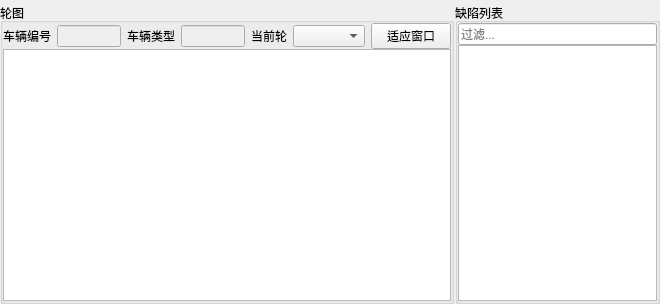
<?xml version="1.0" encoding="UTF-8"?>
<ui version="4.0">
 <class>PanelDefect</class>
 <widget class="QDockWidget" name="PanelDefect">
  <property name="geometry">
   <rect>
    <x>0</x>
    <y>0</y>
    <width>660</width>
    <height>304</height>
   </rect>
  </property>
  <property name="sizePolicy">
   <sizepolicy hsizetype="Expanding" vsizetype="Preferred">
    <horstretch>0</horstretch>
    <verstretch>0</verstretch>
   </sizepolicy>
  </property>
  <property name="windowTitle">
   <string>缺陷视图</string>
  </property>
  <widget class="QWidget" name="dockWidgetContents">
   <layout class="QGridLayout" name="gridLayout_3">
    <property name="leftMargin">
     <number>0</number>
    </property>
    <property name="topMargin">
     <number>3</number>
    </property>
    <property name="rightMargin">
     <number>0</number>
    </property>
    <property name="bottomMargin">
     <number>0</number>
    </property>
    <property name="spacing">
     <number>0</number>
    </property>
    <item row="0" column="0">
     <widget class="QSplitter" name="splitter">
      <property name="orientation">
       <enum>Qt::Horizontal</enum>
      </property>
      <property name="handleWidth">
       <number>1</number>
      </property>
      <property name="childrenCollapsible">
       <bool>false</bool>
      </property>
      <widget class="QGroupBox" name="wheelGroup">
       <property name="title">
        <string>轮图</string>
       </property>
       <layout class="QGridLayout" name="gridLayout_2">
        <property name="leftMargin">
         <number>0</number>
        </property>
        <property name="topMargin">
         <number>0</number>
        </property>
        <property name="rightMargin">
         <number>0</number>
        </property>
        <property name="bottomMargin">
         <number>0</number>
        </property>
        <property name="spacing">
         <number>0</number>
        </property>
        <item row="0" column="0">
         <layout class="QHBoxLayout" name="horizontalLayout" stretch="0,0,0,0,0,0,0,0">
          <property name="spacing">
           <number>6</number>
          </property>
          <item>
           <widget class="QLabel" name="trainIdLabel">
            <property name="sizePolicy">
             <sizepolicy hsizetype="Fixed" vsizetype="Fixed">
              <horstretch>0</horstretch>
              <verstretch>0</verstretch>
             </sizepolicy>
            </property>
            <property name="text">
             <string>车辆编号</string>
            </property>
           </widget>
          </item>
          <item>
           <widget class="QLineEdit" name="trainId">
            <property name="enabled">
             <bool>false</bool>
            </property>
            <property name="sizePolicy">
             <sizepolicy hsizetype="Preferred" vsizetype="Fixed">
              <horstretch>0</horstretch>
              <verstretch>0</verstretch>
             </sizepolicy>
            </property>
           </widget>
          </item>
          <item>
           <widget class="QLabel" name="trainIdLabel_2">
            <property name="sizePolicy">
             <sizepolicy hsizetype="Fixed" vsizetype="Fixed">
              <horstretch>0</horstretch>
              <verstretch>0</verstretch>
             </sizepolicy>
            </property>
            <property name="text">
             <string>车辆类型</string>
            </property>
           </widget>
          </item>
          <item>
           <widget class="QLineEdit" name="trainType">
            <property name="enabled">
             <bool>false</bool>
            </property>
            <property name="sizePolicy">
             <sizepolicy hsizetype="Preferred" vsizetype="Fixed">
              <horstretch>0</horstretch>
              <verstretch>0</verstretch>
             </sizepolicy>
            </property>
           </widget>
          </item>
          <item>
           <widget class="QLabel" name="wheelLabel">
            <property name="sizePolicy">
             <sizepolicy hsizetype="Fixed" vsizetype="Fixed">
              <horstretch>0</horstretch>
              <verstretch>0</verstretch>
             </sizepolicy>
            </property>
            <property name="text">
             <string>当前轮</string>
            </property>
           </widget>
          </item>
          <item>
           <widget class="QComboBox" name="wheel"/>
          </item>
          <item>
           <spacer name="horizontalSpacer">
            <property name="orientation">
             <enum>Qt::Horizontal</enum>
            </property>
            <property name="sizeHint" stdset="0">
             <size>
              <width>40</width>
              <height>20</height>
             </size>
            </property>
           </spacer>
          </item>
          <item>
           <widget class="QPushButton" name="resize">
            <property name="sizePolicy">
             <sizepolicy hsizetype="Fixed" vsizetype="Fixed">
              <horstretch>0</horstretch>
              <verstretch>0</verstretch>
             </sizepolicy>
            </property>
            <property name="text">
             <string>适应窗口</string>
            </property>
           </widget>
          </item>
         </layout>
        </item>
        <item row="1" column="0">
         <widget class="QGraphicsView" name="wheels">
          <property name="dragMode">
           <enum>QGraphicsView::RubberBandDrag</enum>
          </property>
          <property name="viewportUpdateMode">
           <enum>QGraphicsView::SmartViewportUpdate</enum>
          </property>
          <property name="rubberBandSelectionMode">
           <enum>Qt::IntersectsItemShape</enum>
          </property>
         </widget>
        </item>
       </layout>
      </widget>
      <widget class="QGroupBox" name="defectGroup">
       <property name="title">
        <string>缺陷列表</string>
       </property>
       <layout class="QGridLayout" name="gridLayout">
        <property name="leftMargin">
         <number>0</number>
        </property>
        <property name="topMargin">
         <number>0</number>
        </property>
        <property name="rightMargin">
         <number>0</number>
        </property>
        <property name="bottomMargin">
         <number>0</number>
        </property>
        <property name="spacing">
         <number>0</number>
        </property>
        <item row="1" column="0">
         <widget class="QTreeView" name="defects">
          <property name="sortingEnabled">
           <bool>true</bool>
          </property>
          <attribute name="headerShowSortIndicator" stdset="0">
           <bool>true</bool>
          </attribute>
         </widget>
        </item>
        <item row="0" column="0">
         <widget class="QLineEdit" name="filter">
          <property name="placeholderText">
           <string>过滤...</string>
          </property>
          <property name="clearButtonEnabled">
           <bool>true</bool>
          </property>
         </widget>
        </item>
       </layout>
      </widget>
     </widget>
    </item>
   </layout>
  </widget>
 </widget>
 <resources/>
 <connections/>
</ui>
